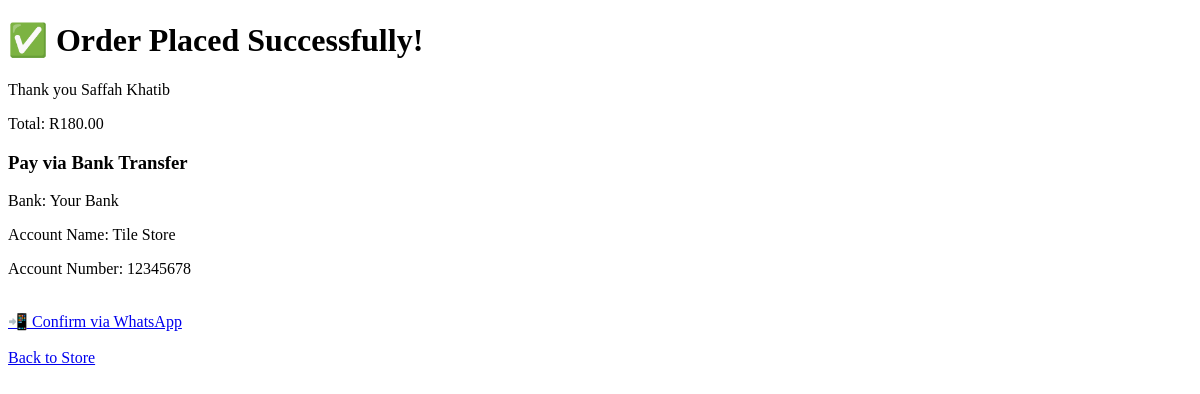
Page /order-success/1/ on the earlier database version.
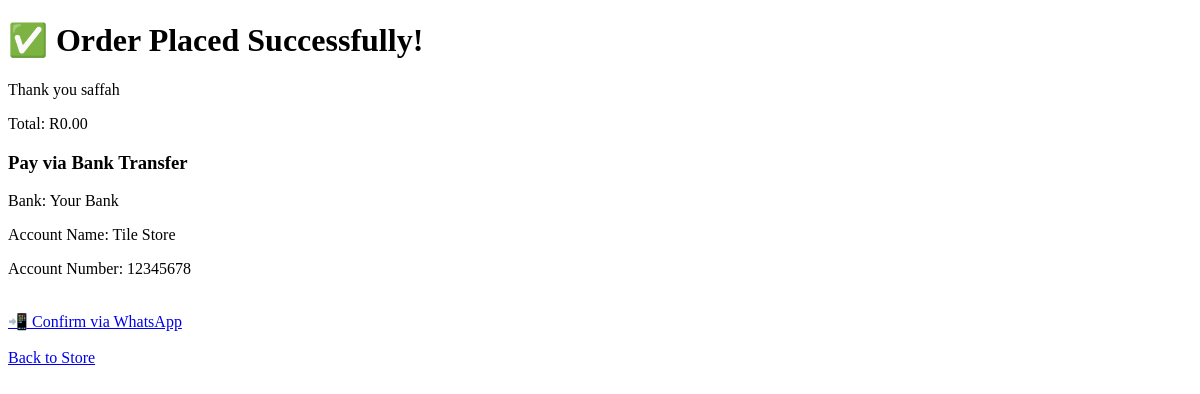
Same page on the later database version.
### store/models.py (models this page shows, shortened)
class Order(models.Model):
    STATUS_CHOICES = [
        ('pending', 'Payment Pending'),
        ('paid', 'Paid'),
        ('completed', 'Completed'),
    ]
    customer_name = models.CharField(max_length=200)
    phone = models.CharField(max_length=20, blank=True, null=True)
    email = models.EmailField()
    address = models.TextField()
    total_price = models.DecimalField(max_digits=10, decimal_places=2)
    status = models.CharField(max_length=20, choices=STATUS_CHOICES, default='pending')
    created_at = models.DateTimeField(auto_now_add=True)

### store/views.py (the view)
# urls.py: path('order-success/<int:order_id>/', views.order_success, name='order_success'),
def order_success(request, order_id):
    order = Order.objects.get(id=order_id)
    return render(request, 'store/order_success.html', {'order': order})

### store/templates/store/order_success.html (shortened to what this page needs)
<!DOCTYPE html>
<html>
<head>
</head>
<body>
<h1>✅ Order Placed Successfully!</h1>
<p>Thank you {{ order.customer_name }}</p>
<p>Total: R{{ order.total_price }}</p>
<h3>Pay via Bank Transfer</h3>
<p>Bank: Your Bank</p>
<p>Account Name: Tile Store</p>
<p>Account Number: 12345678</p>
<br>
<a href="https://wa.me/27XXXXXXXXXX?text=Hi I placed an order (ID: {{ order.id }}) for R{{ order.total_price }}">
    📲 Confirm via WhatsApp
</a>
<br><br>
<a href="/">Back to Store</a>
</body>
</html>

Differences in the rows shown:
changed Order: customer_name "Saffah Khatib" → "saffah"; total_price "180.00" → "0.00"
